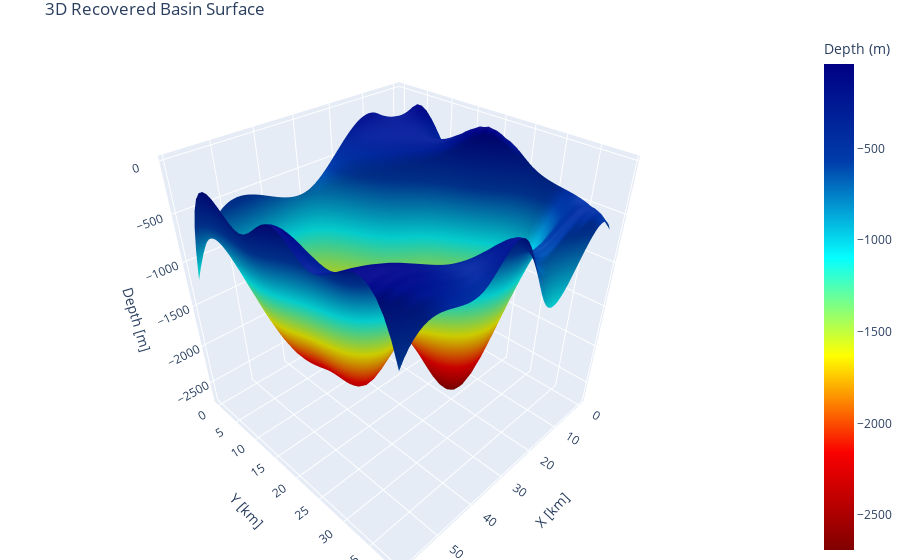

Write notebook code for a chart like this one.
### Code cell
import plotly.graph_objects as go


Z = recovered_surface.T 
x_km = x 
y_km = y  

fig = go.Figure(data=[go.Surface(
    z=-Z,  
    x=x_km,
    y=y_km,
    colorscale='jet',
    reversescale=True,
    showscale=True,
    colorbar=dict(title='Depth (m)')
)])

fig.update_layout(
    title="3D Recovered Basin Surface",
    scene=dict(
        xaxis_title='X [km]',
        yaxis_title='Y [km]',
        zaxis_title='Depth [m]',
        zaxis=dict() 
    ),
    margin=dict(l=0, r=0, t=30, b=0)
)

fig.show()

### Figure 1 — Plotly figure (JSON) as saved in the notebook; plotly's stock layout.template omitted (floating-point values rounded to 4 significant figures; data arrays with more than 128 entries replaced by an {"elided": "..."} marker saying what was removed)
{"data": [{"colorbar": {"title": {"text": "Depth (m)"}}, "colorscale": [[0, "rgb(0,0,131)"], [0.2, "rgb(0,60,170)"], [0.4, "rgb(5,255,255)"], [0.6, "rgb(255,255,0)"], [0.8, "rgb(250,0,0)"], [1, "rgb(128,0,0)"]], "reversescale": true, "showscale": true, "type": "surface", "x": [0.0, 1.0, 2.0, 3.0, 4.0, 5.0, 6.0, 7.0, 8.0, 9.0, 10.0, 11.0, 12.0, 13.0, 14.0, 15.0, 16.0, 17.0, 18.0, 19.0, 20.0, 21.0, 22.0, 23.0, 24.0, 25.0, 26.0, 27.0, 28.0, 29.0, 30.0, 31.0, 32.0, 33.0, 34.0, 35.0, 36.0, 37.0, 38.0, 39.0, 40.0, 41.0, 42.0, 43.0, 44.0, 45.0, 46.0, 47.0, 48.0, 49.0, 50.0, 51.0, 52.0, 53.0, 54.0, 55.0, 56.0, 57.0, 58.0, 59.0], "y": [0.0, 1.0, 2.0, 3.0, 4.0, 5.0, 6.0, 7.0, 8.0, 9.0, 10.0, 11.0, 12.0, 13.0, 14.0, 15.0, 16.0, 17.0, 18.0, 19.0, 20.0, 21.0, 22.0, 23.0, 24.0, 25.0, 26.0, 27.0, 28.0, 29.0, 30.0, 31.0, 32.0, 33.0, 34.0, 35.0, 36.0, 37.0, 38.0, 39.0], "z": {"elided": "40x60 float values"}}], "layout": {"margin": {"b": 0, "l": 0, "r": 0, "t": 30}, "scene": {"xaxis": {"title": {"text": "X [km]"}}, "yaxis": {"title": {"text": "Y [km]"}}, "zaxis": {"title": {"text": "Depth [m]"}}}, "title": {"text": "3D Recovered Basin Surface"}}}
